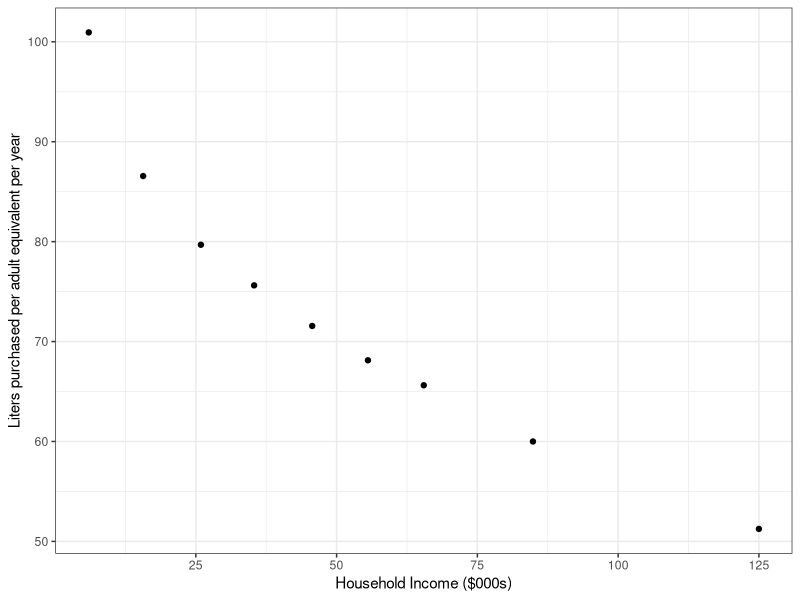

Generate this figure with R:
library(ggplot2)
library(readr)

homescan_sugar_bev <- read_csv("indmarketdemand/homescan_sugar_bev.csv")
head(homescan_sugar_bev)

sug_bev <- ggplot(homescan_sugar_bev, aes(x = X, y = Y)) +
          geom_point() + 
          labs(x = "Household Income ($000s)", 
               y = "Liters purchased per adult equivalent per year") + 
          theme_bw()

ggsave("indmarketdemand/homescan_sugar_bev.pdf", width = 9, height = 7)
